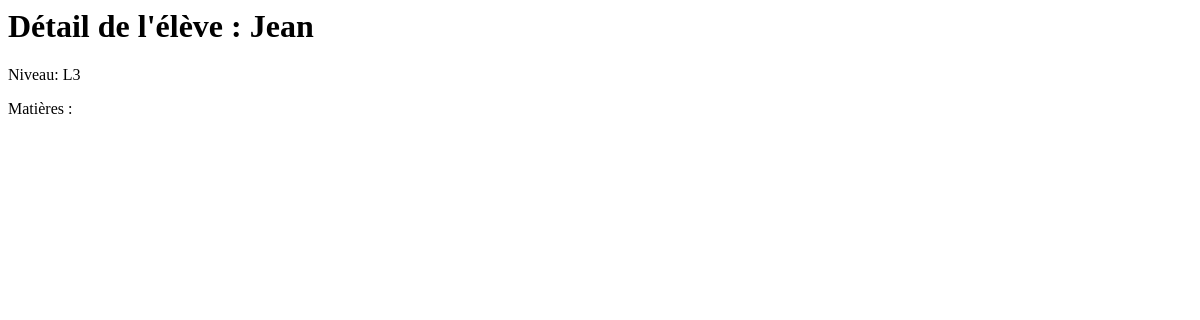
Page /notes/eleves/90153598/ on the earlier database version.
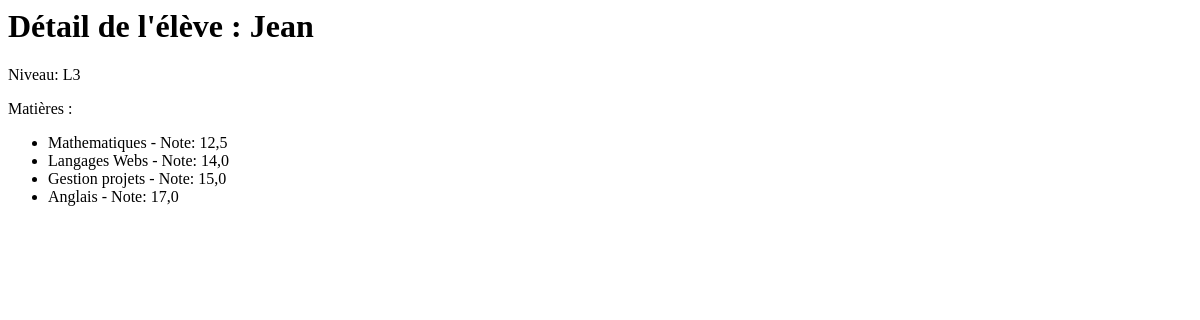
Same page on the later database version.
### notes/models/matiere.py (models this page shows, shortened)
class Matiere(models.Model):
    nom = models.CharField(max_length=50, unique=True)
    enseignant = models.ForeignKey(Enseignant, on_delete=models.CASCADE)
    class Meta:
        verbose_name_plural = "Matières"

### notes/models/note.py (models this page shows, shortened)
class Note(models.Model):
    valeur = models.FloatField()
    eleve = models.ForeignKey(Eleve, on_delete=models.CASCADE, related_name='notes')
    matiere = models.ForeignKey(Matiere, on_delete=models.CASCADE, related_name='notes')

### notes/views/eleve.py (the view)
# urls.py: path('eleves/<int:id>/', eleve.eleves, name='eleves'),
def eleves(request, id):
    detail_eleve = Eleve.objects.get(id=id)
    matieres_notes = []
    for matiere in detail_eleve.matieres.all():
        note = Note.objects.filter(eleve=detail_eleve, matiere=matiere).first()
        matieres_notes.append({
            'matiere': matiere.nom,
            'note': note.valeur if note else 'NULL'  # Si la note n'existe pas, afficher 'N/A'
        })
    return render(request, 'notes/detail_eleve.html', {
        'eleve': detail_eleve,
        'matieres_notes': matieres_notes,
    })

### notes/templates/notes/detail_eleve.html
<h1>Détail de l'élève : {{ eleve.nom }}</h1>
<p>Niveau: {{ eleve.niveau.nom }}</p>
<p>Matières :</p>
<ul>
    {% for matiere in matieres_notes %}
    <li>{{ matiere.matiere }} - Note: {{ matiere.note }} </li>
    {% endfor %}
</ul>

Differences in the rows shown:
now on this page (row unchanged): Matiere: matiere "Mathematiques"
added Note: note "12,5"
now on this page (row unchanged): Matiere: matiere "Langages Webs"
added Note: note "14,0"
now on this page (row unchanged): Matiere: matiere "Gestion projets"
added Note: note "15,0"
now on this page (row unchanged): Matiere: matiere "Anglais"
added Note: note "17,0"
Other differences:
new list line: "- Note:"
